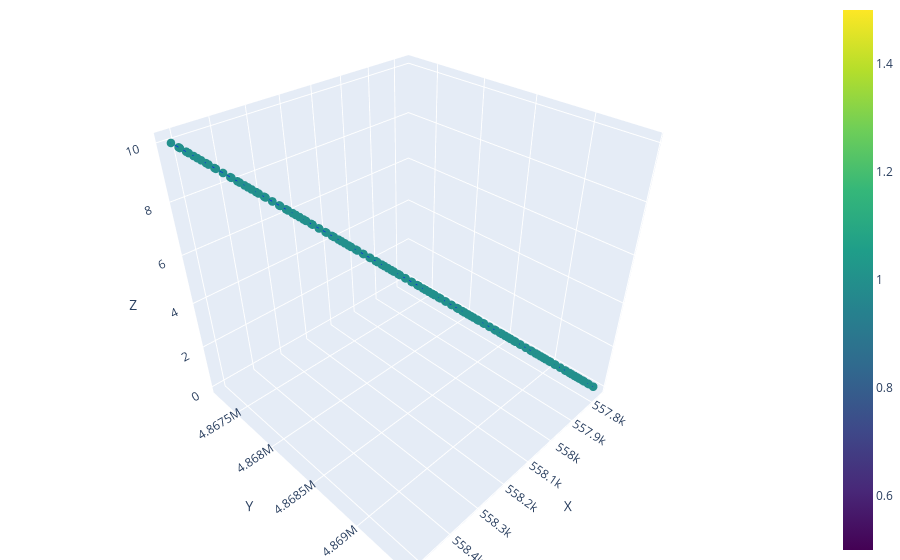

Here is the notebook cell this chart was saved with:
### Code cell
network.plot_3D_network(node_color = 'd')

### Figure 1 — Plotly figure (JSON) as saved in the notebook; plotly's stock layout.template omitted (floating-point values rounded to 4 significant figures; data arrays with more than 128 entries replaced by an {"elided": "..."} marker saying what was removed)
{"data": [{"line": {"color": "blue", "width": 1}, "mode": "lines", "showlegend": false, "type": "scatter3d", "x": [558500.0, 558500.0], "y": [4867000.0, 4867000.0], "z": [10.0, 9.859]}, {"line": {"color": "blue", "width": 1}, "mode": "lines", "showlegend": false, "type": "scatter3d", "x": [558500.0, 558500.0], "y": [4867000.0, 4867000.0], "z": [9.859, 9.718]}, {"line": {"color": "blue", "width": 1}, "mode": "lines", "showlegend": false, "type": "scatter3d", "x": [558500.0, 558500.0], "y": [4867000.0, 4867000.0], "z": [9.718, 9.577]}, {"line": {"color": "blue", "width": 1}, "mode": "lines", "showlegend": false, "type": "scatter3d", "x": [558500.0, 558500.0], "y": [4867000.0, 4867000.0], "z": [9.577, 9.437]}, {"line": {"color": "blue", "width": 1}, "mode": "lines", "showlegend": false, "type": "scatter3d", "x": [558500.0, 558500.0], "y": [4867000.0, 4867000.0], "z": [9.437, 9.296]}, {"line": {"color": "blue", "width": 1}, "mode": "lines", "showlegend": false, "type": "scatter3d", "x": [558500.0, 558500.0], "y": [4867000.0, 4867000.0], "z": [9.296, 9.155]}, {"line": {"color": "blue", "width": 1}, "mode": "lines", "showlegend": false, "type": "scatter3d", "x": [558500.0, 558400.0], "y": [4867000.0, 4867000.0], "z": [9.155, 9.014]}, {"line": {"color": "blue", "width": 1}, "mode": "lines", "showlegend": false, "type": "scatter3d", "x": [558400.0, 558400.0], "y": [4867000.0, 4867000.0], "z": [9.014, 8.873]}, {"line": {"color": "blue", "width": 1}, "mode": "lines", "showlegend": false, "type": "scatter3d", "x": [558400.0, 558400.0], "y": [4867000.0, 4868000.0], "z": [8.873, 8.732]}, {"line": {"color": "blue", "width": 1}, "mode": "lines", "showlegend": false, "type": "scatter3d", "x": [558400.0, 558400.0], "y": [4868000.0, 4868000.0], "z": [8.732, 8.592]}, {"line": {"color": "blue", "width": 1}, "mode": "lines", "showlegend": false, "type": "scatter3d", "x": [558400.0, 558400.0], "y": [4868000.0, 4868000.0], "z": [8.592, 8.451]}, {"line": {"color": "blue", "width": 1}, "mode": "lines", "showlegend": false, "type": "scatter3d", "x": [558400.0, 558400.0], "y": [4868000.0, 4868000.0], "z": [8.451, 8.31]}, {"line": {"color": "blue", "width": 1}, "mode": "lines", "showlegend": false, "type": "scatter3d", "x": [558400.0, 558400.0], "y": [4868000.0, 4868000.0], "z": [8.31, 8.169]}, {"line": {"color": "blue", "width": 1}, "mode": "lines", "showlegend": false, "type": "scatter3d", "x": [558400.0, 558400.0], "y": [4868000.0, 4868000.0], "z": [8.169, 8.028]}, {"line": {"color": "blue", "width": 1}, "mode": "lines", "showlegend": false, "type": "scatter3d", "x": [558400.0, 558400.0], "y": [4868000.0, 4868000.0], "z": [8.028, 7.887]}, {"line": {"color": "blue", "width": 1}, "mode": "lines", "showlegend": false, "type": "scatter3d", "x": [558400.0, 558300.0], "y": [4868000.0, 4868000.0], "z": [7.887, 7.746]}, {"line": {"color": "blue", "width": 1}, "mode": "lines", "showlegend": false, "type": "scatter3d", "x": [558300.0, 558300.0], "y": [4868000.0, 4868000.0], "z": [7.746, 7.606]}, {"line": {"color": "blue", "width": 1}, "mode": "lines", "showlegend": false, "type": "scatter3d", "x": [558300.0, 558300.0], "y": [4868000.0, 4868000.0], "z": [7.606, 7.465]}, {"line": {"color": "blue", "width": 1}, "mode": "lines", "showlegend": false, "type": "scatter3d", "x": [558300.0, 558300.0], "y": [4868000.0, 4868000.0], "z": [7.465, 7.324]}, {"line": {"color": "blue", "width": 1}, "mode": "lines", "showlegend": false, "type": "scatter3d", "x": [558300.0, 558300.0], "y": [4868000.0, 4868000.0], "z": [7.324, 7.183]}, {"line": {"color": "blue", "width": 1}, "mode": "lines", "showlegend": false, "type": "scatter3d", "x": [558300.0, 558300.0], "y": [4868000.0, 4868000.0], "z": [7.183, 7.042]}, {"line": {"color": "blue", "width": 1}, "mode": "lines", "showlegend": false, "type": "scatter3d", "x": [558300.0, 558300.0], "y": [4868000.0, 4868000.0], "z": [7.042, 6.901]}, {"line": {"color": "blue", "width": 1}, "mode": "lines", "showlegend": false, "type": "scatter3d", "x": [558300.0, 558300.0], "y": [4868000.0, 4868000.0], "z": [6.901, 6.761]}, {"line": {"color": "blue", "width": 1}, "mode": "lines", "showlegend": false, "type": "scatter3d", "x": [558300.0, 558300.0], "y": [4868000.0, 4868000.0], "z": [6.761, 6.62]}, {"line": {"color": "blue", "width": 1}, "mode": "lines", "showlegend": false, "type": "scatter3d", "x": [558300.0, 558300.0], "y": [4868000.0, 4868000.0], "z": [6.62, 6.479]}, {"line": {"color": "blue", "width": 1}, "mode": "lines", "showlegend": false, "type": "scatter3d", "x": [558300.0, 558200.0], "y": [4868000.0, 4868000.0], "z": [6.479, 6.338]}, {"line": {"color": "blue", "width": 1}, "mode": "lines", "showlegend": false, "type": "scatter3d", "x": [558200.0, 558200.0], "y": [4868000.0, 4868000.0], "z": [6.338, 6.197]}, {"line": {"color": "blue", "width": 1}, "mode": "lines", "showlegend": false, "type": "scatter3d", "x": [558200.0, 558200.0], "y": [4868000.0, 4868000.0], "z": [6.197, 6.056]}, {"line": {"color": "blue", "width": 1}, "mode": "lines", "showlegend": false, "type": "scatter3d", "x": [558200.0, 558200.0], "y": [4868000.0, 4868000.0], "z": [6.056, 5.915]}, {"line": {"color": "blue", "width": 1}, "mode": "lines", "showlegend": false, "type": "scatter3d", "x": [558200.0, 558200.0], "y": [4868000.0, 4868000.0], "z": [5.915, 5.775]}, {"line": {"color": "blue", "width": 1}, "mode": "lines", "showlegend": false, "type": "scatter3d", "x": [558200.0, 558200.0], "y": [4868000.0, 4868000.0], "z": [5.775, 5.634]}, {"line": {"color": "blue", "width": 1}, "mode": "lines", "showlegend": false, "type": "scatter3d", "x": [558200.0, 558200.0], "y": [4868000.0, 4868000.0], "z": [5.634, 5.493]}, {"line": {"color": "blue", "width": 1}, "mode": "lines", "showlegend": false, "type": "scatter3d", "x": [558200.0, 558200.0], "y": [4868000.0, 4868000.0], "z": [5.493, 5.352]}, {"line": {"color": "blue", "width": 1}, "mode": "lines", "showlegend": false, "type": "scatter3d", "x": [558200.0, 558200.0], "y": [4868000.0, 4868000.0], "z": [5.352, 5.211]}, {"line": {"color": "blue", "width": 1}, "mode": "lines", "showlegend": false, "type": "scatter3d", "x": [558200.0, 558100.0], "y": [4868000.0, 4868000.0], "z": [5.211, 5.07]}, {"line": {"color": "blue", "width": 1}, "mode": "lines", "showlegend": false, "type": "scatter3d", "x": [558100.0, 558100.0], "y": [4868000.0, 4868000.0], "z": [5.07, 4.93]}, {"line": {"color": "blue", "width": 1}, "mode": "lines", "showlegend": false, "type": "scatter3d", "x": [558100.0, 558100.0], "y": [4868000.0, 4868000.0], "z": [4.93, 4.789]}, {"line": {"color": "blue", "width": 1}, "mode": "lines", "showlegend": false, "type": "scatter3d", "x": [558100.0, 558100.0], "y": [4868000.0, 4868000.0], "z": [4.789, 4.648]}, {"line": {"color": "blue", "width": 1}, "mode": "lines", "showlegend": false, "type": "scatter3d", "x": [558100.0, 558100.0], "y": [4868000.0, 4868000.0], "z": [4.648, 4.507]}, {"line": {"color": "blue", "width": 1}, "mode": "lines", "showlegend": false, "type": "scatter3d", "x": [558100.0, 558100.0], "y": [4868000.0, 4868000.0], "z": [4.507, 4.366]}, {"line": {"color": "blue", "width": 1}, "mode": "lines", "showlegend": false, "type": "scatter3d", "x": [558100.0, 558100.0], "y": [4868000.0, 4869000.0], "z": [4.366, 4.225]}, {"line": {"color": "blue", "width": 1}, "mode": "lines", "showlegend": false, "type": "scatter3d", "x": [558100.0, 558100.0], "y": [4869000.0, 4869000.0], "z": [4.225, 4.085]}, {"line": {"color": "blue", "width": 1}, "mode": "lines", "showlegend": false, "type": "scatter3d", "x": [558100.0, 558100.0], "y": [4869000.0, 4869000.0], "z": [4.085, 3.944]}, {"line": {"color": "blue", "width": 1}, "mode": "lines", "showlegend": false, "type": "scatter3d", "x": [558100.0, 558100.0], "y": [4869000.0, 4869000.0], "z": [3.944, 3.803]}, {"line": {"color": "blue", "width": 1}, "mode": "lines", "showlegend": false, "type": "scatter3d", "x": [558100.0, 558000.0], "y": [4869000.0, 4869000.0], "z": [3.803, 3.662]}, {"line": {"color": "blue", "width": 1}, "mode": "lines", "showlegend": false, "type": "scatter3d", "x": [558000.0, 558000.0], "y": [4869000.0, 4869000.0], "z": [3.662, 3.521]}, {"line": {"color": "blue", "width": 1}, "mode": "lines", "showlegend": false, "type": "scatter3d", "x": [558000.0, 558000.0], "y": [4869000.0, 4869000.0], "z": [3.521, 3.38]}, {"line": {"color": "blue", "width": 1}, "mode": "lines", "showlegend": false, "type": "scatter3d", "x": [558000.0, 558000.0], "y": [4869000.0, 4869000.0], "z": [3.38, 3.239]}, {"line": {"color": "blue", "width": 1}, "mode": "lines", "showlegend": false, "type": "scatter3d", "x": [558000.0, 558000.0], "y": [4869000.0, 4869000.0], "z": [3.239, 3.099]}, {"line": {"color": "blue", "width": 1}, "mode": "lines", "showlegend": false, "type": "scatter3d", "x": [558000.0, 558000.0], "y": [4869000.0, 4869000.0], "z": [3.099, 2.958]}, {"line": {"color": "blue", "width": 1}, "mode": "lines", "showlegend": false, "type": "scatter3d", "x": [558000.0, 558000.0], "y": [4869000.0, 4869000.0], "z": [2.958, 2.817]}, {"line": {"color": "blue", "width": 1}, "mode": "lines", "showlegend": false, "type": "scatter3d", "x": [558000.0, 558000.0], "y": [4869000.0, 4869000.0], "z": [2.817, 2.676]}, {"line": {"color": "blue", "width": 1}, "mode": "lines", "showlegend": false, "type": "scatter3d", "x": [558000.0, 558000.0], "y": [4869000.0, 4869000.0], "z": [2.676, 2.535]}, {"line": {"color": "blue", "width": 1}, "mode": "lines", "showlegend": false, "type": "scatter3d", "x": [558000.0, 557900.0], "y": [4869000.0, 4869000.0], "z": [2.535, 2.394]}, {"line": {"color": "blue", "width": 1}, "mode": "lines", "showlegend": false, "type": "scatter3d", "x": [557900.0, 557900.0], "y": [4869000.0, 4869000.0], "z": [2.394, 2.254]}, {"line": {"color": "blue", "width": 1}, "mode": "lines", "showlegend": false, "type": "scatter3d", "x": [557900.0, 557900.0], "y": [4869000.0, 4869000.0], "z": [2.254, 2.113]}, {"line": {"color": "blue", "width": 1}, "mode": "lines", "showlegend": false, "type": "scatter3d", "x": [557900.0, 557900.0], "y": [4869000.0, 4869000.0], "z": [2.113, 1.972]}, {"line": {"color": "blue", "width": 1}, "mode": "lines", "showlegend": false, "type": "scatter3d", "x": [557900.0, 557900.0], "y": [4869000.0, 4869000.0], "z": [1.972, 1.831]}, {"line": {"color": "blue", "width": 1}, "mode": "lines", "showlegend": false, "type": "scatter3d", "x": [557900.0, 557900.0], "y": [4869000.0, 4869000.0], "z": [1.831, 1.69]}, {"line": {"color": "blue", "width": 1}, "mode": "lines", "showlegend": false, "type": "scatter3d", "x": [557900.0, 557900.0], "y": [4869000.0, 4869000.0], "z": [1.69, 1.549]}, {"line": {"color": "blue", "width": 1}, "mode": "lines", "showlegend": false, "type": "scatter3d", "x": [557900.0, 557900.0], "y": [4869000.0, 4869000.0], "z": [1.549, 1.408]}, {"line": {"color": "blue", "width": 1}, "mode": "lines", "showlegend": false, "type": "scatter3d", "x": [557900.0, 557900.0], "y": [4869000.0, 4869000.0], "z": [1.408, 1.268]}, {"line": {"color": "blue", "width": 1}, "mode": "lines", "showlegend": false, "type": "scatter3d", "x": [557900.0, 557900.0], "y": [4869000.0, 4869000.0], "z": [1.268, 1.127]}, {"line": {"color": "blue", "width": 1}, "mode": "lines", "showlegend": false, "type": "scatter3d", "x": [557900.0, 557800.0], "y": [4869000.0, 4869000.0], "z": [1.127, 0.9859]}, {"line": {"color": "blue", "width": 1}, "mode": "lines", "showlegend": false, "type": "scatter3d", "x": [557800.0, 557800.0], "y": [4869000.0, 4869000.0], "z": [0.9859, 0.8451]}, {"line": {"color": "blue", "width": 1}, "mode": "lines", "showlegend": false, "type": "scatter3d", "x": [557800.0, 557800.0], "y": [4869000.0, 4869000.0], "z": [0.8451, 0.7042]}, {"line": {"color": "blue", "width": 1}, "mode": "lines", "showlegend": false, "type": "scatter3d", "x": [557800.0, 557800.0], "y": [4869000.0, 4869000.0], "z": [0.7042, 0.5634]}, {"line": {"color": "blue", "width": 1}, "mode": "lines", "showlegend": false, "type": "scatter3d", "x": [557800.0, 557800.0], "y": [4869000.0, 4869000.0], "z": [0.5634, 0.4225]}, {"line": {"color": "blue", "width": 1}, "mode": "lines", "showlegend": false, "type": "scatter3d", "x": [557800.0, 557800.0], "y": [4869000.0, 4869000.0], "z": [0.4225, 0.2817]}, {"line": {"color": "blue", "width": 1}, "mode": "lines", "showlegend": false, "type": "scatter3d", "x": [557800.0, 557800.0], "y": [4869000.0, 4869000.0], "z": [0.2817, 0.1408]}, {"line": {"color": "blue", "width": 1}, "mode": "lines", "showlegend": false, "type": "scatter3d", "x": [557800.0, 557800.0], "y": [4869000.0, 4869000.0], "z": [0.1408, 0.0]}, {"marker": {"color": {"elided": "272 int values"}, "colorscale": [[0, "#440154"], [0.1111, "#482878"], [0.2222, "#3e4989"], [0.3333, "#31688e"], [0.4444, "#26828e"], [0.5556, "#1f9e89"], [0.6667, "#35b779"], [0.7778, "#6ece58"], [0.8889, "#b5de2b"], [1, "#fde725"]], "showscale": true, "size": 5}, "mode": "markers", "showlegend": false, "type": "scatter3d", "x": {"elided": "272 float values"}, "y": {"elided": "272 float values"}, "z": {"elided": "272 float values"}}], "layout": {"margin": {"b": 0, "l": 0, "r": 0, "t": 0}, "scene": {"xaxis": {"title": {"text": "X"}}, "yaxis": {"title": {"text": "Y"}}, "zaxis": {"title": {"text": "Z"}}}}}
